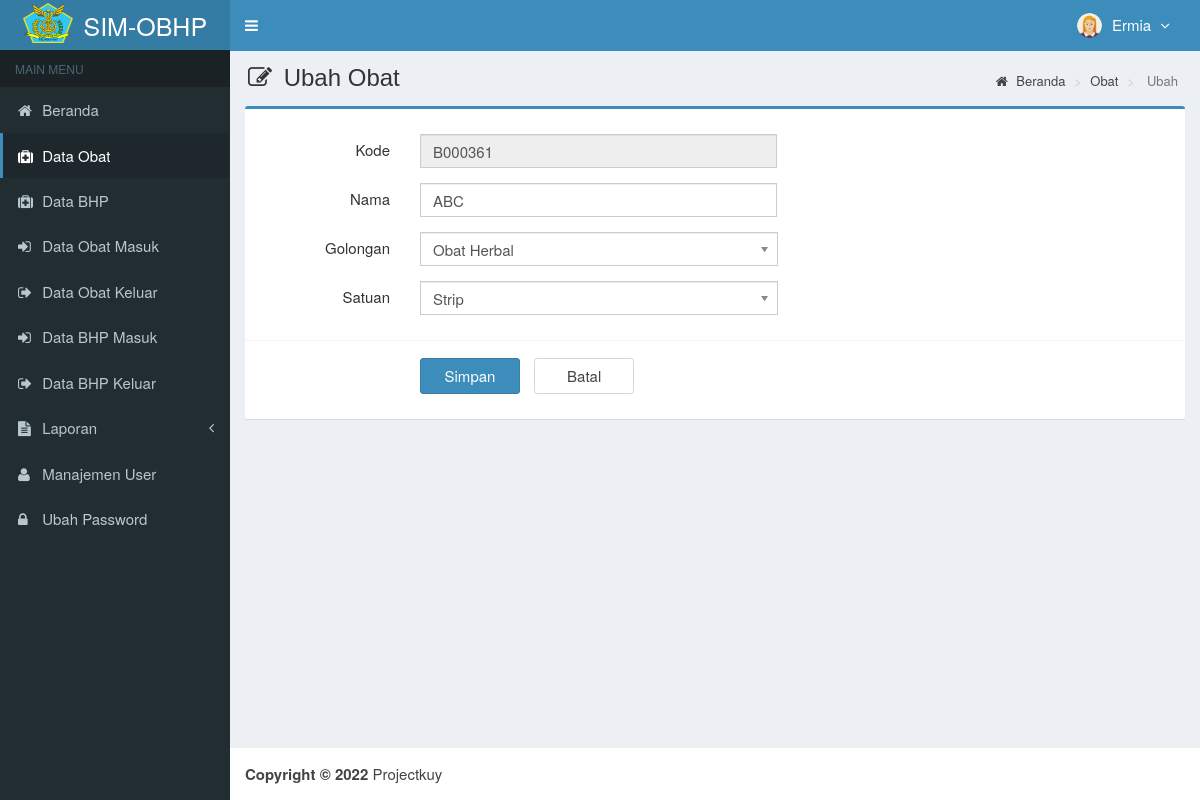
The app's page /main.php?module=form_obat&form=edit&id=B000361 (signed in), older data.
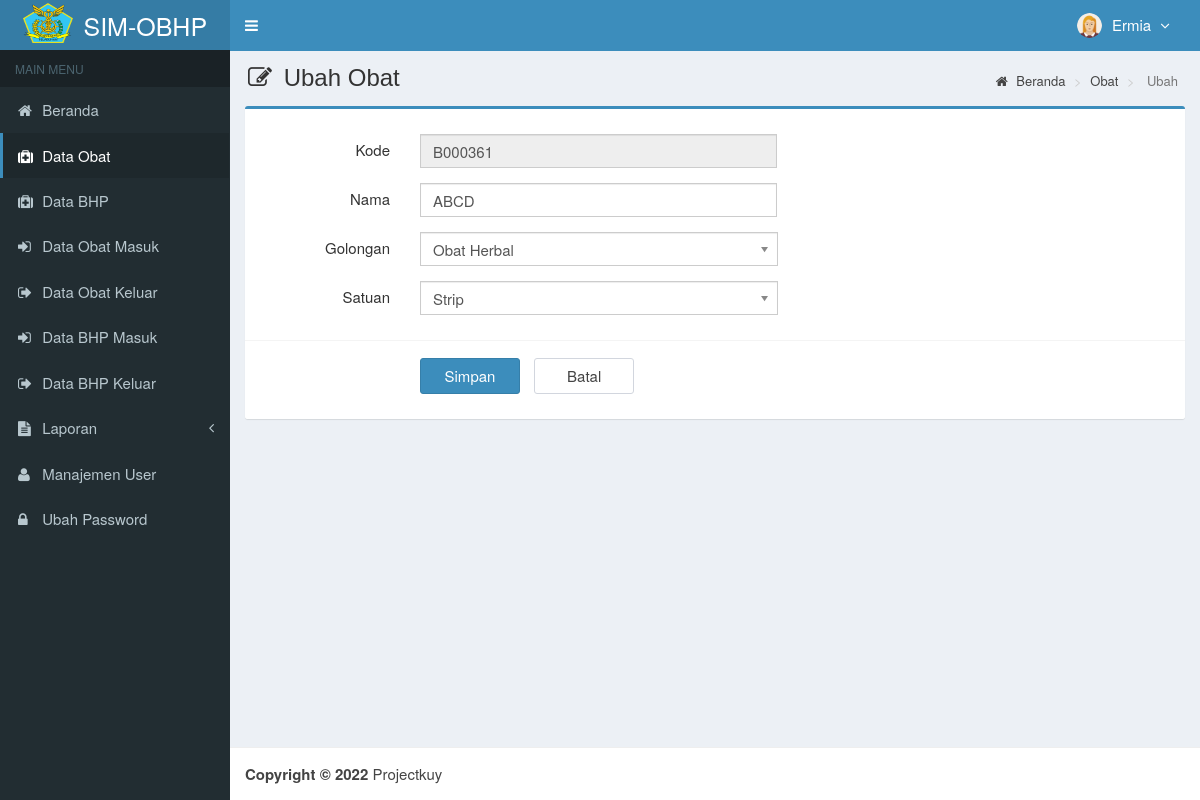
The same page, newer data.
### tables this page shows
CREATE TABLE `is_obat` (
  `kode_obat` varchar(7) NOT NULL,
  `nama_obat` varchar(50) NOT NULL,
  `golongan_obat` varchar(25) NOT NULL,
  `satuan` varchar(20) NOT NULL,
  `stok` int(11) DEFAULT NULL,
  `created_user` int(3) NOT NULL,
  `created_date` timestamp NOT NULL DEFAULT CURRENT_TIMESTAMP,
  `updated_user` int(3) NOT NULL,
  `updated_date` timestamp NOT NULL DEFAULT CURRENT_TIMESTAMP ON UPDATE CURRENT_TIMESTAMP
);

### modules/obat/form.php (the view, shortened to what the changed rows need)
<?php
   if ($_GET['form'] == 'add') { ?>
<section class="content-header">
    <h1>
        <i class="fa fa-edit icon-title"></i> Input Obat
    </h1>
    <ol class="breadcrumb">
        <li><a href="?module=beranda"><i class="fa fa-home"></i> Beranda </a></li>
        <li><a href="?module=obat"> Obat </a></li>
        <li class="active"> Tambah </li>
    </ol>
</section>
<section class="content">
    <div class="row">
        <div class="col-md-12">
            <div class="box box-primary">
                <form role="form" class="form-horizontal" action="modules/obat/proses.php?act=insert" method="POST">
                    <div class="box-body">
                        <?php
                               $query_id = mysqli_query($mysqli, "SELECT RIGHT(kode_obat,6) as kode FROM is_obat
                                               ORDER BY kode_obat DESC LIMIT 1")
                                   or die('Ada kesalahan pada query tampil kode_obat : ' . mysqli_error($mysqli));
                               $count = mysqli_num_rows($query_id);
                               if ($count <> 0) {
                                   $data_id = mysqli_fetch_assoc($query_id);
                                   $kode    = $data_id['kode'] + 1;
                               } else {
                                   $kode = 1;
                               }
                               $buat_id   = str_pad($kode, 6, "0", STR_PAD_LEFT);
                               $kode_obat = "B$buat_id";
                               ?>
                        <div class="form-group">
                            <label class="col-sm-2 control-label">Kode</label>
                            <div class="col-sm-5">
                                <input type="text" class="form-control" name="kode_obat"
                                    value="<?php echo $kode_obat; ?>" readonly required>
                            </div>
                        </div>
                        <div class="form-group">
                            <label class="col-sm-2 control-label">Nama</label>
                            <div class="col-sm-5">
                                <input type="text" class="form-control" name="nama_obat" autocomplete="off" required>
                            </div>
                        </div>
                        <div class="form-group">
                            <label class="col-sm-2 control-label">Golongan</label>
                            <div class="col-sm-5">
                                <select class="chosen-select" name="golongan_obat" data-placeholder="-- Pilih --"
                                    autocomplete="off" required>
                                    <option value=""></option>
                                    <option value="Obat Keras">Obat Keras</option>
                                    <option value="Obat Herbal">Obat Herbal</option>
                                    <option value="Obat Bebas">Obat Bebas</option>
                                    <option value="Obat Bebas Terbatas">Obat Bebas Terbatas</option>
                                    <option value="Obat Golongan Narkotika">Obat Golongan Narkotika</option>
                                    <option value="Obat Fitofarmaka">Obat Fitofarmaka</option>
                                    <option value="Obat Herbal Tersandart (OHT)">Obat Herbal Tersandart (OHT)</option>
                                    <option value="BHP">BHP</option>
                                </select>
                            </div>
                        </div>
                        <!-- <div class="form-group">
                            <label class="col-sm-2 control-label">Stok</label>
                            <div class="col-sm-5">
                                <input type="text" class="form-control" name="stok_obat" autocomplete="off" required>
                            </div>
                        </div> -->
                        <div class="form-group">
                            <label class="col-sm-2 control-label">Satuan</label>
                            <div class="col-sm-5">
                                <select class="chosen-select" name="satuan" data-placeholder="-- Pilih --"
                                    autocomplete="off" required>
                                    <option value=""></option>
                                    <option value="Botol">Botol</option>
                                    <option value="Box">Box</option>
                                    <option value="Kotak">Kotak</option>
                                    <option value="Strip">Strip</option>
                                    <option value="Kaplet">Kaplet</option>
                                    <option value="Tube">Tube</option>
                                    <option value="Pcs">Pcs</option>
                                    <option value="Biji">Biji</option>
                                    <option value="Bks">Bks</option>
                                    <option value="Amp">Amp</option>
                                </select>
                            </div>
                        </div>
                    </div>
                    <div class="box-footer">
                        <div class="form-group">
                            <div class="col-sm-offset-2 col-sm-10">
                                <input type="submit" class="btn btn-primary btn-submit" name="simpan" value="Simpan">
                                <a href="?module=obat" class="btn btn-default btn-reset">Batal</a>
                            </div>
                        </div>
                    </div>
                </form>
            </div>
        </div>
    </div>
</section>
<?php
   }
   elseif ($_GET['form'] == 'edit') {
       if (isset($_GET['id'])) {
           $query = mysqli_query($mysqli, "SELECT kode_obat,nama_obat,golongan_obat,stok,satuan FROM is_obat WHERE kode_obat='$_GET[id]'")
               or die('Ada kesalahan pada query tampil Data obat : ' . mysqli_error($mysqli));
           $data  = mysqli_fetch_assoc($query);
       }
   ?>
<section class="content-header">
    <h1>
        <i class="fa fa-edit icon-title"></i> Ubah Obat
    </h1>
    <ol class="breadcrumb">
        <li><a href="?module=beranda"><i class="fa fa-home"></i> Beranda </a></li>
        <li><a href="?module=obat"> Obat </a></li>
        <li class="active"> Ubah </li>
    </ol>
</section>
<section class="content">
    <div class="row">
        <div class="col-md-12">
            <div class="box box-primary">
                <form role="form" class="form-horizontal" action="modules/obat/proses.php?act=update" method="POST">
                    <div class="box-body">
                        <div class="form-group">
                            <label class="col-sm-2 control-label">Kode</label>
                            <div class="col-sm-5">
                                <input type="text" class="form-control" name="kode_obat"
                                    value="<?php echo $data['kode_obat']; ?>" readonly required>
                            </div>
                        </div>
                        <div class="form-group">
                            <label class="col-sm-2 control-label">Nama</label>
                            <div class="col-sm-5">
                                <input type="text" class="form-control" name="nama_obat" autocomplete="off"
                                    value="<?php echo $data['nama_obat']; ?>" required>
                            </div>
                        </div>
                        <div class="form-group">
                            <label class="col-sm-2 control-label">Golongan</label>
                            <div class="col-sm-5">
                            </div>
                        </div>
                        <div class="form-group">
                            <label class="col-sm-2 control-label">Satuan</label>
                            <div class="col-sm-5">
                            </div>
                        </div>
                    </div>
                    <div class="box-footer">
                        <div class="form-group">
                            <div class="col-sm-offset-2 col-sm-10">
                                <input type="submit" class="btn btn-primary btn-submit" name="simpan" value="Simpan">
                                <a href="?module=obat" class="btn btn-default btn-reset">Batal</a>
                            </div>
                        </div>
                    </div>
                </form>
            </div>
        </div>
    </div>
</section>
<?php
   }
   ?>

Row changes from the older to the newer data that the page shows:
changed is_obat "B000361": nama_obat "ABC" → "ABCD"
